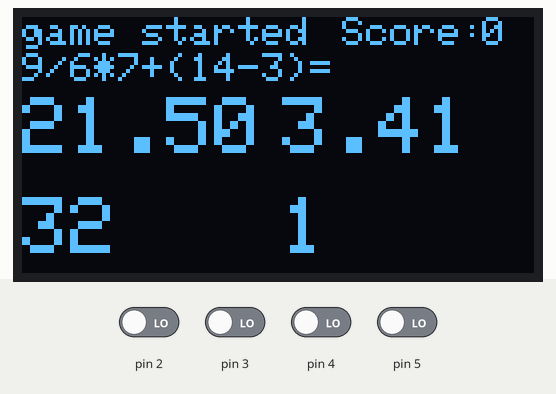
This sketch was run on a simulated Arduino Uno, built with avr-gcc and run on an emulated ATmega328P. Parts: 128×64 one-colour display. The inputs (shaded band) are chosen by the test bench; at power-on: pin 2–5 LOW. What the sketch prints to the serial monitor is not drawn.

Above: at 3.4 s.
3.5 s: pin 5 driven HIGH
At 4.9 s:
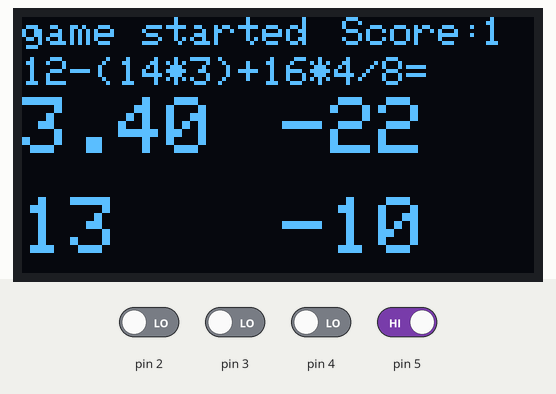
8.0 s: pin 2 driven HIGH
At 10.3 s:
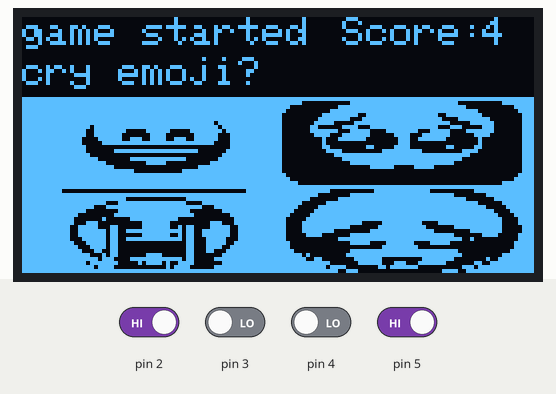
11.0 s: pin 3 driven HIGH
At 14.2 s:
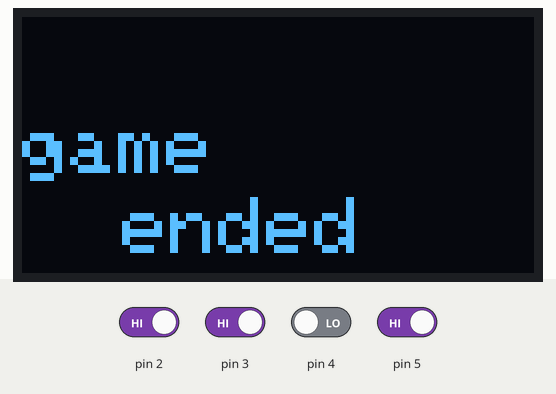
Timing chart, 0 to 15.7 s (numbered marks = the images above; inputs shaded):
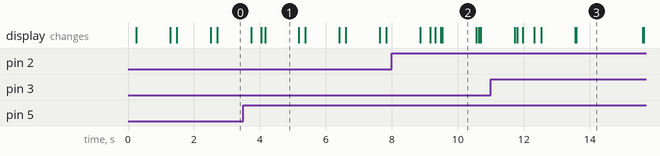

Measured:
- what the display in image 1 shows lasts 1.0 s, from 4.2 s to 5.2 s

The sketch:

quizzzzz.ino
```cpp
#include<Adafruit_GFX.h>
#include<Adafruit_SSD1306.h>
#include<Wire.h>
Adafruit_SSD1306 display(128,64,&Wire,-1);
// 'WhatsApp Image 2022-01-14 at 4', 128x45px
const unsigned char r[] PROGMEM = {
  0xff, 0xff, 0xff, 0xff, 0xff, 0xff, 0xff, 0xff, 0xff, 0xff, 0xff, 0xff, 0xff, 0xff, 0xff, 0xff,
  0xff, 0xff, 0xff, 0xff, 0xff, 0xff, 0xff, 0xff, 0xfc, 0x00, 0x3f, 0xff, 0xff, 0xf8, 0x00, 0xff,
  0xff, 0xff, 0xff, 0xff, 0xff, 0xff, 0xff, 0xff, 0xe0, 0x01, 0xff, 0xff, 0xff, 0xfe, 0x00, 0x1f,
  0xff, 0xff, 0xff, 0xff, 0xff, 0xff, 0xff, 0xff, 0xc0, 0x07, 0xff, 0xff, 0xff, 0xff, 0xc0, 0x0f,
  0xff, 0xff, 0xff, 0xff, 0xff, 0xff, 0xff, 0xff, 0x80, 0x1f, 0xf3, 0xff, 0xff, 0x3f, 0xe0, 0x07,
  0xff, 0xff, 0xff, 0xff, 0xff, 0xff, 0xff, 0xff, 0x80, 0x3f, 0xc7, 0xff, 0xff, 0x87, 0xf8, 0x07,
  0xff, 0xff, 0xff, 0xff, 0xff, 0xff, 0x7f, 0xff, 0x80, 0x7c, 0x1f, 0xff, 0xff, 0xe0, 0xfc, 0x07,
  0xff, 0xff, 0xbf, 0xff, 0xff, 0xff, 0xbf, 0xff, 0x80, 0xc0, 0xf1, 0xff, 0xff, 0x1c, 0x1c, 0x07,
  0xff, 0xff, 0x3f, 0xc1, 0xf8, 0x3f, 0xdf, 0xff, 0x80, 0xfe, 0x3e, 0x1f, 0xe3, 0xe1, 0xfc, 0x07,
  0xff, 0xff, 0x3f, 0x80, 0xf0, 0x1f, 0x8f, 0xff, 0x80, 0x78, 0xfe, 0x07, 0x8f, 0xe0, 0x78, 0x07,
  0xff, 0xfe, 0x1f, 0x9c, 0xf3, 0x9f, 0x8f, 0xff, 0x80, 0x11, 0xfc, 0x03, 0x9f, 0xc0, 0x20, 0x07,
  0xff, 0xfe, 0x0f, 0xff, 0xff, 0xff, 0x0f, 0xff, 0x80, 0x10, 0x00, 0x03, 0x80, 0x00, 0x20, 0x07,
  0xff, 0xff, 0x00, 0x00, 0x00, 0x00, 0x0f, 0xff, 0x80, 0x18, 0x03, 0x07, 0x80, 0x30, 0x60, 0x07,
  0xff, 0xff, 0x01, 0xff, 0xff, 0xf0, 0x1f, 0xff, 0x80, 0x0f, 0x00, 0x3f, 0xf0, 0x03, 0xc0, 0x07,
  0xff, 0xff, 0x80, 0x00, 0x00, 0x00, 0x3f, 0xff, 0x80, 0x03, 0xff, 0xff, 0xff, 0xff, 0x00, 0x07,
  0xff, 0xff, 0xe0, 0x1f, 0xff, 0x80, 0x7f, 0xff, 0x80, 0x00, 0xff, 0xff, 0xff, 0xfc, 0x00, 0x07,
  0xff, 0xff, 0xf8, 0x01, 0xf0, 0x01, 0xff, 0xff, 0x80, 0x00, 0x3f, 0xff, 0xff, 0xf0, 0x00, 0x07,
  0xff, 0xff, 0xfe, 0x00, 0x00, 0x0f, 0xff, 0xff, 0x80, 0x00, 0x01, 0xf8, 0x3e, 0x00, 0x00, 0x07,
  0xff, 0xff, 0xff, 0xf0, 0x00, 0xff, 0xff, 0xff, 0x80, 0x00, 0x00, 0x00, 0x00, 0x00, 0x00, 0x07,
  0xff, 0xff, 0xff, 0xff, 0xff, 0xff, 0xff, 0xff, 0xc0, 0x00, 0x00, 0x00, 0x00, 0x00, 0x00, 0x0f,
  0xff, 0xff, 0xff, 0xff, 0xff, 0xff, 0xff, 0xff, 0xe0, 0x00, 0x00, 0x00, 0x00, 0x00, 0x00, 0x1f,
  0xff, 0xff, 0xff, 0xff, 0xff, 0xff, 0xff, 0xff, 0xf8, 0x00, 0x00, 0x00, 0x00, 0x00, 0x00, 0xff,
  0xff, 0xff, 0xff, 0xff, 0xff, 0xff, 0xff, 0xff, 0xff, 0xff, 0xff, 0xff, 0xff, 0xff, 0xff, 0xff,
  0xff, 0xc0, 0x00, 0x00, 0x00, 0x00, 0x00, 0xff, 0xff, 0xf8, 0x00, 0xff, 0xfc, 0x00, 0x7f, 0xff,
  0xff, 0xff, 0xff, 0xff, 0xff, 0xff, 0xff, 0xff, 0xff, 0xc0, 0x3f, 0xff, 0xff, 0xf0, 0x0f, 0xff,
  0xff, 0xff, 0xff, 0xc0, 0x00, 0x7f, 0xff, 0xff, 0xff, 0x01, 0xff, 0xff, 0xff, 0xfe, 0x03, 0xff,
  0xff, 0xff, 0xf8, 0xff, 0xff, 0x87, 0xff, 0xff, 0xfc, 0x0f, 0xff, 0xff, 0xff, 0xff, 0xc0, 0xff,
  0xff, 0xff, 0xc7, 0xff, 0xff, 0xf8, 0xff, 0xff, 0xf8, 0x3f, 0xff, 0xff, 0xff, 0xff, 0xf0, 0x7f,
  0xff, 0xff, 0x00, 0xff, 0xff, 0xc0, 0x3f, 0xff, 0xf0, 0x7f, 0xff, 0xff, 0xff, 0xff, 0xfc, 0x3f,
  0xff, 0xfc, 0x01, 0xff, 0xff, 0xe0, 0x0f, 0xff, 0xe0, 0xff, 0xff, 0xff, 0xff, 0xff, 0xfe, 0x1f,
  0xff, 0xf8, 0x08, 0x1f, 0xfe, 0x00, 0x07, 0xff, 0xc1, 0xff, 0xff, 0xff, 0xff, 0xff, 0xff, 0x0f,
  0xff, 0xf8, 0xe0, 0x03, 0xf8, 0x01, 0xc7, 0xff, 0xc3, 0xff, 0xf8, 0x3f, 0xf0, 0xff, 0xff, 0x0f,
  0xff, 0xf3, 0xe3, 0x03, 0xf9, 0x61, 0xf3, 0xff, 0xc3, 0xff, 0xc0, 0x7f, 0xf8, 0x0f, 0xff, 0x07,
  0xff, 0xf3, 0xfb, 0x3f, 0xff, 0x67, 0xf3, 0xff, 0xc3, 0xfc, 0x01, 0xff, 0xfe, 0x00, 0xff, 0x07,
  0xff, 0xf3, 0xfb, 0x03, 0xf9, 0x67, 0xf3, 0xff, 0xc1, 0xe0, 0x3f, 0xff, 0xff, 0xf0, 0x1e, 0x0f,
  0xff, 0xf1, 0xfb, 0x3f, 0xff, 0x63, 0xe3, 0xff, 0xc0, 0x01, 0xff, 0xff, 0xff, 0xfc, 0x80, 0x0f,
  0xff, 0xf8, 0xfb, 0x00, 0x00, 0x63, 0xe7, 0xff, 0xe0, 0x00, 0x3e, 0x1f, 0xc3, 0xe0, 0x00, 0x1f,
  0xff, 0xfc, 0x7b, 0x00, 0x00, 0x63, 0xcf, 0xff, 0xe0, 0x00, 0x00, 0x3f, 0xe0, 0x00, 0x00, 0x1f,
  0xff, 0xfe, 0x33, 0x00, 0x00, 0x63, 0x1f, 0xff, 0xf0, 0x00, 0x3f, 0xff, 0xff, 0xf8, 0x00, 0x3f,
  0xff, 0xff, 0x8b, 0x01, 0xe0, 0x60, 0x3f, 0xff, 0xfd, 0x00, 0x7f, 0xff, 0xff, 0xfc, 0x00, 0xff,
  0xff, 0xff, 0xee, 0x1f, 0xff, 0x60, 0xff, 0xff, 0xfe, 0x60, 0x1f, 0xc0, 0x0f, 0xf0, 0x09, 0xff,
  0xff, 0xff, 0x7f, 0x05, 0xe9, 0xe0, 0x3f, 0xff, 0xff, 0xf8, 0x0f, 0xc7, 0x1f, 0xc0, 0x67, 0xff,
  0xff, 0xff, 0xde, 0x00, 0x0b, 0xc0, 0xff, 0xff, 0xff, 0xf7, 0x80, 0x6f, 0xe0, 0x03, 0xbf, 0xff,
  0xff, 0xff, 0xff, 0xff, 0xff, 0xff, 0xff, 0xff, 0xff, 0xfe, 0x70, 0x00, 0x00, 0x79, 0xff, 0xff,
  0xff, 0xff, 0xff, 0xff, 0xff, 0xff, 0xff, 0xff, 0xff, 0xff, 0xff, 0xff, 0xff, 0xff, 0xff, 0xff
};

// Array of all bitmaps for convenience. (Total bytes used to store images in PROGMEM = 736)
const int rallArray_LEN = 1;
const unsigned char* rallArray[1] = {
  r
};
// 'Capture2', 128x45px
const unsigned char m [] PROGMEM = {
  0xff, 0xff, 0xff, 0xff, 0xff, 0xff, 0xff, 0xff, 0xff, 0xff, 0xff, 0xff, 0xff, 0xff, 0xff, 0xff,
  0xff, 0xff, 0xff, 0xff, 0xff, 0xff, 0xff, 0xff, 0xff, 0xff, 0xff, 0xff, 0xff, 0xff, 0xff, 0xff,
  0xff, 0xff, 0xff, 0xff, 0xff, 0xff, 0xff, 0xff, 0xff, 0xff, 0xff, 0xff, 0xff, 0xff, 0xff, 0xff,
  0xff, 0xff, 0xff, 0xff, 0xff, 0xff, 0xff, 0xff, 0xff, 0xff, 0xff, 0xff, 0xff, 0xff, 0xff, 0xff,
  0xff, 0xff, 0xff, 0xff, 0xff, 0xff, 0xff, 0xff, 0xff, 0xff, 0xff, 0xff, 0xff, 0xff, 0xff, 0xff,
  0xff, 0xff, 0xff, 0xff, 0xff, 0xff, 0xff, 0xff, 0xff, 0xff, 0xff, 0xff, 0xff, 0xff, 0xff, 0xff,
  0xff, 0xff, 0xff, 0xff, 0xff, 0xff, 0xff, 0xff, 0xff, 0xff, 0xff, 0xff, 0xff, 0xff, 0xff, 0xff,
  0xff, 0xff, 0xff, 0xff, 0xff, 0xff, 0xff, 0xff, 0xff, 0xff, 0xff, 0xff, 0xff, 0xff, 0xff, 0xff,
  0xff, 0xff, 0xff, 0xff, 0xff, 0xff, 0xff, 0xff, 0xff, 0xff, 0xff, 0xff, 0xff, 0xff, 0xff, 0xff,
  0xff, 0xff, 0xff, 0xf3, 0xff, 0xff, 0xff, 0xff, 0xff, 0xff, 0xff, 0xff, 0xff, 0xff, 0xff, 0xff,
  0xff, 0xff, 0xff, 0xf1, 0xff, 0xff, 0xff, 0xff, 0xff, 0xff, 0xff, 0xff, 0xff, 0xff, 0xff, 0xff,
  0xff, 0xff, 0xff, 0xf1, 0xff, 0xff, 0xff, 0xff, 0xff, 0xff, 0xff, 0xff, 0xff, 0xff, 0xff, 0xff,
  0xff, 0xff, 0xff, 0xc0, 0x7f, 0xff, 0xff, 0xff, 0xff, 0xff, 0xff, 0xff, 0xff, 0xff, 0xff, 0xff,
  0xff, 0xff, 0xff, 0xc0, 0x7f, 0xff, 0xff, 0xff, 0xff, 0xff, 0xff, 0xff, 0xff, 0xff, 0xff, 0xff,
  0xff, 0xff, 0xff, 0xc0, 0xff, 0xff, 0xff, 0xff, 0xff, 0xff, 0xf7, 0xff, 0xff, 0xff, 0xff, 0xff,
  0xff, 0xff, 0xff, 0x00, 0x3f, 0xff, 0xff, 0xff, 0xff, 0xff, 0xe1, 0xff, 0xff, 0xff, 0xff, 0xff,
  0xff, 0xff, 0xff, 0x00, 0x1f, 0xff, 0xff, 0xff, 0xff, 0xfe, 0x00, 0x7f, 0xff, 0xff, 0xff, 0xff,
  0xff, 0xff, 0xff, 0x00, 0x1f, 0xff, 0xff, 0xff, 0xff, 0xff, 0x00, 0x3f, 0xff, 0xff, 0xff, 0xff,
  0xff, 0xff, 0xff, 0x00, 0x3f, 0xff, 0xff, 0xff, 0xff, 0xf8, 0x00, 0x0f, 0xc1, 0xff, 0xff, 0xff,
  0xff, 0xff, 0x00, 0x00, 0x00, 0x1f, 0xff, 0xff, 0xff, 0xf8, 0x00, 0x07, 0xc1, 0xff, 0xff, 0xff,
  0xff, 0xe0, 0x00, 0x00, 0x00, 0x00, 0xff, 0xff, 0xff, 0xfc, 0x00, 0x01, 0x83, 0xff, 0xff, 0xff,
  0xff, 0xf0, 0x00, 0x00, 0x00, 0x01, 0xff, 0xff, 0xff, 0xfe, 0x00, 0x00, 0x03, 0xff, 0xff, 0xff,
  0xff, 0xf0, 0x00, 0x00, 0x00, 0x03, 0xff, 0xff, 0xff, 0xf8, 0x00, 0x00, 0xc3, 0xff, 0xff, 0xff,
  0xff, 0xf8, 0x00, 0x00, 0x00, 0x03, 0xff, 0xff, 0xff, 0xfc, 0x00, 0x01, 0x83, 0xff, 0xff, 0xff,
  0xff, 0xfe, 0x00, 0x00, 0x00, 0x0f, 0xff, 0xff, 0xff, 0xff, 0x00, 0x01, 0x83, 0xff, 0xff, 0xff,
  0xff, 0xff, 0x00, 0x00, 0x00, 0x3f, 0xff, 0xff, 0xff, 0xff, 0xc0, 0x00, 0x03, 0xff, 0xff, 0xff,
  0xff, 0xff, 0xc0, 0x00, 0x00, 0x7f, 0xff, 0xff, 0xff, 0xff, 0xf0, 0x00, 0x03, 0xff, 0xff, 0xff,
  0xff, 0xff, 0xe0, 0x00, 0x00, 0xff, 0xff, 0xff, 0xff, 0xff, 0xfc, 0x00, 0x07, 0xff, 0xff, 0xff,
  0xff, 0xff, 0xc0, 0x00, 0x00, 0xff, 0xff, 0xff, 0xff, 0xff, 0xff, 0x00, 0x1f, 0xff, 0xff, 0xff,
  0xff, 0xff, 0xc0, 0x00, 0x00, 0xff, 0xff, 0xff, 0xff, 0xff, 0xff, 0xef, 0xff, 0xff, 0xff, 0xff,
  0xff, 0xff, 0xc0, 0x00, 0x00, 0xff, 0xff, 0xff, 0xff, 0xff, 0xff, 0xff, 0xff, 0xff, 0xff, 0xff,
  0xff, 0xff, 0xc0, 0x00, 0x00, 0xff, 0xff, 0xff, 0xff, 0xff, 0xff, 0xff, 0xff, 0xff, 0xff, 0xff,
  0xff, 0xff, 0xc0, 0x00, 0x00, 0xff, 0xff, 0xff, 0xff, 0xff, 0xff, 0xff, 0xff, 0xff, 0xff, 0xff,
  0xff, 0xff, 0xc0, 0x04, 0x00, 0xff, 0xff, 0xff, 0xff, 0xff, 0xff, 0xff, 0xff, 0xff, 0xff, 0xff,
  0xff, 0xff, 0xe0, 0x7f, 0xc0, 0xff, 0xff, 0xff, 0xff, 0xff, 0xff, 0xff, 0xff, 0xff, 0xff, 0xff,
  0xff, 0xff, 0xc0, 0xff, 0xe0, 0xff, 0xff, 0xff, 0xff, 0xff, 0xff, 0xff, 0xff, 0xff, 0xff, 0xff,
  0xff, 0xff, 0xc1, 0xff, 0xf0, 0xff, 0xff, 0xff, 0xff, 0xff, 0xff, 0xff, 0xff, 0xff, 0xff, 0xff,
  0xff, 0xff, 0xff, 0xff, 0xff, 0xff, 0xff, 0xff, 0xff, 0xff, 0xff, 0xff, 0xff, 0xff, 0xff, 0xff,
  0xff, 0xff, 0xff, 0xff, 0xff, 0xff, 0xff, 0xff, 0xff, 0xff, 0xff, 0xff, 0xff, 0xff, 0xff, 0xff,
  0xff, 0xff, 0xff, 0xff, 0xff, 0xff, 0xff, 0xff, 0xff, 0xff, 0xff, 0xff, 0xff, 0xff, 0xff, 0xff,
  0xff, 0xff, 0xff, 0xff, 0xff, 0xff, 0xff, 0xff, 0xff, 0x6c, 0x0d, 0x1f, 0x05, 0xff, 0xff, 0xff,
  0xff, 0xff, 0xff, 0xff, 0xff, 0xff, 0xff, 0xff, 0xff, 0xff, 0xff, 0xff, 0xff, 0xff, 0xff, 0xff,
  0xff, 0xff, 0xff, 0xff, 0xff, 0xff, 0xff, 0xff, 0xff, 0xff, 0xff, 0xff, 0xff, 0xff, 0xff, 0xff,
  0xff, 0xff, 0xff, 0xff, 0xff, 0xff, 0xff, 0xff, 0xff, 0xff, 0xff, 0xff, 0xff, 0xff, 0xff, 0xff,
  0xff, 0xff, 0xff, 0xff, 0xff, 0xff, 0xff, 0xff, 0xff, 0xff, 0xff, 0xff, 0xff, 0xff, 0xff, 0xff
};

// Array of all bitmaps for convenience. (Total bytes used to store images in PROGMEM = 736)
const int aallArray_LEN = 1;
const unsigned char* aallArray[1] = {
  m
};

void setup() {
  // put your setup code here, to run once:
display.begin(SSD1306_SWITCHCAPVCC,0x3C);
pinMode(5,INPUT);
pinMode(2,INPUT);
pinMode(3,INPUT);
pinMode(4,INPUT);
Serial.begin(9600);

}
bool scores[10]={0,0,0,0,0,0,0,0,0,0};
bool flag1=0;
bool flag2=0;
bool flag3=0;
bool flag4=0;
bool flag5=0;
bool flag6=0;
bool flag7=0;
bool flag8=0;
bool flag9=0;
bool flag10=0;
bool t=0;
void loop() {
  // put your main code here, to run repeatedly:
 int a,b,c,d;

int score=0;
int i;
if(t==0)
{


 if(flag1==0)
    {
 display.clearDisplay();
    display.setTextSize(1);
    display.setTextColor(WHITE);
    display.setCursor(0,0);
    display.println("game started");
    display.display();
      display.setTextSize(1);
    display.setTextColor(WHITE);
    display.setCursor(80,0);
    display.println("Score:");
    display.display();
          display.setTextSize(1);
    display.setTextColor(WHITE);
    display.setCursor(115,0);
    display.println(score);
    display.display();
      display.setTextSize(1);
    display.setTextColor(WHITE);
    display.setCursor(0,9);
    display.println("9/6*7+(14-3)=");
    display.display();
     display.setTextSize(2);
    display.setTextColor(WHITE);
    display.setCursor(0,20);
    display.println(21.5);
    display.display();
       display.setTextSize(2);
    display.setTextColor(WHITE);
    display.setCursor(65,20);
    display.println(3.41);
    display.display();
       display.setTextSize(2);
    display.setTextColor(WHITE);
    display.setCursor(0,45);
    display.println(32);
    display.display();
         display.setTextSize(2);
    display.setTextColor(WHITE);
    display.setCursor(65,45);
    display.println(1);
    display.display();
   a=digitalRead(5);
b=digitalRead(2);
c=digitalRead(3);
d=digitalRead(4);
delay(10);
      if(a==HIGH)
      {
        flag1=1;
        scores[0]=1;
      }


    }

    score=score+scores[0];
       Serial.println(score);
    if(flag1==1 && flag2==0)
    {display.clearDisplay();
    display.setTextSize(1);
    display.setTextColor(WHITE);
    display.setCursor(0,0);
    display.println("game started");
    display.display();
      display.setTextSize(1);
    display.setTextColor(WHITE);
    display.setCursor(80,0);
    display.println("Score:");
    display.display();
          display.setTextSize(1);
    display.setTextColor(WHITE);
    display.setCursor(115,0);
    display.println(score);
    display.display();
      display.setTextSize(1);
    display.setTextColor(WHITE);
    display.setCursor(0,10);
    display.println("12-(14*3)+16*4/8=");
    display.display();
     display.setTextSize(2);
    display.setTextColor(WHITE);
    display.setCursor(0,20);
    display.println(3.4);
    display.display();
       display.setTextSize(2);
    display.setTextColor(WHITE);
    display.setCursor(65,20);
    display.println(-22);
    display.display();
       display.setTextSize(2);
    display.setTextColor(WHITE);
    display.setCursor(0,45);
    display.println(13);
    display.display();
         display.setTextSize(2);
    display.setTextColor(WHITE);
    display.setCursor(65,45);
    display.println(-10);
    display.display();
    a=digitalRead(5);
b=digitalRead(2);
c=digitalRead(3);
d=digitalRead(4);
delay(10);
      if(b==HIGH)
      {
        flag2=1;
        scores[1]=1;

      }


    }

    score=score+scores[1];
    Serial.println(score);
      if(flag2==1 && flag3==0)
    {display.clearDisplay();
    display.setTextSize(1);
    display.setTextColor(WHITE);
    display.setCursor(0,0);
    display.println("game started");
    display.display();
      display.setTextSize(1);
    display.setTextColor(WHITE);
    display.setCursor(80,0);
    display.println("Score:");
    display.display();
          display.setTextSize(1);
    display.setTextColor(WHITE);
    display.setCursor(115,0);
    display.println(score);
    display.display();
      display.setTextSize(1);
    display.setTextColor(WHITE);
    display.setCursor(0,10);
    display.println("Smile emoji?");
    display.display();
    display.drawBitmap(0,20,r,128,64,WHITE);
    display.display();
       a=digitalRead(5);
b=digitalRead(2);
c=digitalRead(3);
d=digitalRead(4);
delay(10);
if(a==1)
{
  flag3=1;
  scores[2]=1;
}

}
  score=score+scores[2];
    Serial.println(score);
       if(flag3==1 && flag4==0)
    {display.clearDisplay();
    display.setTextSize(1);
    display.setTextColor(WHITE);
    display.setCursor(0,0);
    display.println("game started");
    display.display();
      display.setTextSize(1);
    display.setTextColor(WHITE);
    display.setCursor(80,0);
    display.println("Score:");
    display.display();
          display.setTextSize(1);
    display.setTextColor(WHITE);
    display.setCursor(115,0);
    display.println(score);
    display.display();
      display.setTextSize(1);
    display.setTextColor(WHITE);
    display.setCursor(0,10);
    display.println("innocent emoji?");
    display.display();
    display.drawBitmap(0,20,r,128,64,WHITE);
    display.display();
       a=digitalRead(5);
b=digitalRead(2);
c=digitalRead(3);
d=digitalRead(4);
delay(10);
if(b==1)
{
  flag4=1;
  scores[3]=1;
}

}
  score=score+scores[3];
    Serial.println(score);
    if(flag4==1 && flag5==0)
    {display.clearDisplay();
    display.setTextSize(1);
    display.setTextColor(WHITE);
    display.setCursor(0,0);
    display.println("game started");
    display.display();
      display.setTextSize(1);
    display.setTextColor(WHITE);
    display.setCursor(80,0);
    display.println("Score:");
    display.display();
          display.setTextSize(1);
    display.setTextColor(WHITE);
    display.setCursor(115,0);
    display.println(score);
    display.display();
      display.setTextSize(1);
    display.setTextColor(WHITE);
    display.setCursor(0,10);
    display.println("cry emoji?");
    display.display();
    display.drawBitmap(0,20,r,128,64,WHITE);
    display.display();
       a=digitalRead(5);
b=digitalRead(2);
c=digitalRead(3);
d=digitalRead(4);
delay(10);
if(c==1)
{
  flag5=1;
  scores[4]=1;
}

}
  score=score+scores[4];
    Serial.println(score);
     if(flag5==1 && flag6==0)
    {display.clearDisplay();
    display.setTextSize(1);
    display.setTextColor(WHITE);
    display.setCursor(0,0);
    display.println("game started");
    display.display();
      display.setTextSize(1);
    display.setTextColor(WHITE);
    display.setCursor(80,0);
    display.println("Score:");
    display.display();
          display.setTextSize(1);
    display.setTextColor(WHITE);
    display.setCursor(115,0);
    display.println(score);
    display.display();
      display.setTextSize(1);
    display.setTextColor(WHITE);
    display.setCursor(0,10);
    display.println("hi emoji?");
    display.display();
    display.drawBitmap(0,20,m,128,64,WHITE);
    display.display();
       a=digitalRead(5);
b=digitalRead(2);

delay(10);
if(b==1)
{
  flag6=1;
  scores[5]=1;
}

}
  score=score+scores[5];
    Serial.println(score);
     if(flag6==1 && flag7==0)
    {display.clearDisplay();
    display.setTextSize(1);
    display.setTextColor(WHITE);
    display.setCursor(0,0);
    display.println("game started");
    display.display();
      display.setTextSize(1);
    display.setTextColor(WHITE);
    display.setCursor(80,0);
    display.println("Score:");
    display.display();
          display.setTextSize(1);
    display.setTextColor(WHITE);
    display.setCursor(115,0);
    display.println(score);
    display.display();
     display.setTextSize(1);
    display.setTextColor(WHITE);
    display.setCursor(0,10);
    display.println("bigger line?");
    display.display();
    display.drawLine(30,35,30,64,WHITE);
    display.display();
      display.drawLine(110,20,110,64,WHITE);
    display.display();
     a=digitalRead(5);
b=digitalRead(2);

delay(10);
if(b==1)
{
  flag7=1;
  scores[6]=1;
}

}

    score=score+scores[6];
    Serial.println(score);
        if(flag7==1 && flag8==0)
    {display.clearDisplay();
    display.setTextSize(1);
    display.setTextColor(WHITE);
    display.setCursor(0,0);
    display.println("game started");
    display.display();
      display.setTextSize(1);
    display.setTextColor(WHITE);
    display.setCursor(80,0);
    display.println("Score:");
    display.display();
          display.setTextSize(1);
    display.setTextColor(WHITE);
    display.setCursor(115,0);
    display.println(score);
    display.display();
     display.setTextSize(1);
    display.setTextColor(WHITE);
    display.setCursor(0,10);
    display.println("bigger circle?");
    display.display();
    display.drawCircle(30,45,15,WHITE);
    display.display();
      display.drawCircle(110,40,10,WHITE);
    display.display();
     a=digitalRead(5);
b=digitalRead(2);

delay(10);
if(a==1)
{
  flag8=1;
  scores[7]=1;
}

}
     score=score+scores[7];
    Serial.println(score);
       if(flag8==1 && flag9==0)
    {display.clearDisplay();
    display.setTextSize(1);
    display.setTextColor(WHITE);
    display.setCursor(0,0);
    display.println("game started");
    display.display();
      display.setTextSize(1);
    display.setTextColor(WHITE);
    display.setCursor(80,0);
    display.println("Score:");
    display.display();
          display.setTextSize(1);
    display.setTextColor(WHITE);
    display.setCursor(115,0);
    display.println(score);
    display.display();
     display.setTextSize(1);
    display.setTextColor(WHITE);
    display.setCursor(0,10);
    display.println("bigger rectangle?");
    display.display();
    display.fillRect(5,20,45,50,WHITE);
    display.display();
      display.fillRect(65,32,20,20,WHITE);
    display.display();
     a=digitalRead(5);
b=digitalRead(2);

delay(10);
if(a==1)
{
  flag9=1;
  scores[8]=1;
    t=1;
}
 score=score+scores[8];
    Serial.println(score);
    }

    delay(1000);

}

if(t==1)
{

     display.clearDisplay();
 display.setTextSize(2);
    display.setTextColor(WHITE);
    display.setCursor(0,25);
    display.println("game");
    display.display();
     display.setTextSize(2);
    display.setTextColor(WHITE);
    display.setCursor(25,45);
    display.println("ended");
    display.display();
    delay(2000);

}


    }
```
